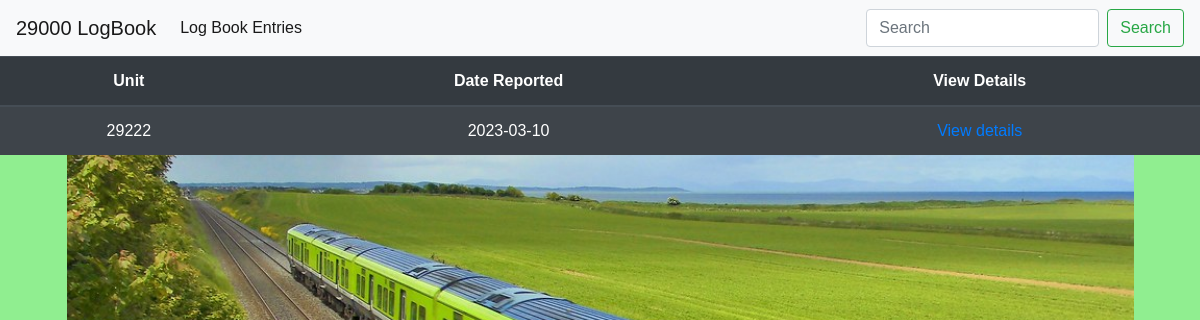
Page /closed_reports.html on the earlier database version.
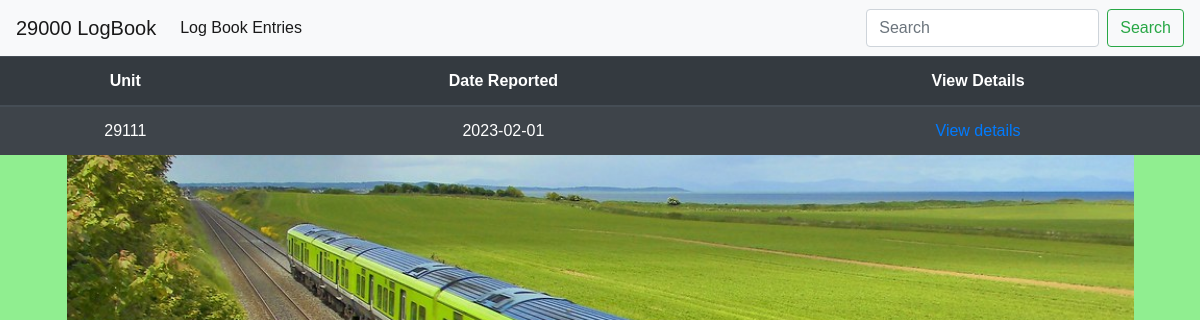
Same page on the later database version.
### report/models.py (models this page shows, shortened)
class Logbook_report(models.Model):
    Grade = models.CharField(max_length=25, default='Driver')
    driver_name = models.CharField(max_length=50)
    driver_email = models.EmailField(blank=True)  # blank =  make optional
    unit = models.IntegerField(default=29)
    location_at_time_of_fault = models.TextField(max_length=60)
    time_of_fault = models.TimeField(null=True, blank=True)
    date_of_fault = models.TextField()
    details_of_defect = models.TextField()
    report_read = models.BooleanField(default=False)
    work_order_created = models.BooleanField(default=False)
    driver_responded_to = models.BooleanField(default=False)
    work_order_closed = models.BooleanField(default=False)
    class Meta:
        ordering = ['date_of_fault']

### report/views.py (the view)
# urls.py: path('closed_reports.html', views.closed_reports_list, name='closed_reports_list'),
def closed_reports_list(request):
    reports = Logbook_report.objects.filter(work_order_closed=True)
    context = {
        'reports': reports
    }
    return render(request, 'closed_reports.html', context)

### report/templates/closed_reports.html
{% extends "base.html" %}
{% load static %}
{% load crispy_forms_tags%}
{% block content %}
<div class="table-align">
        <table class="text-align table table-striped table-dark">
            <thead>
              <tr>
                <th scope="col">Unit</th>
                <th scope="col">Date Reported</th>
                <th scope="col">View Details</th>
              </tr>
            </thead>
             {% for report in reports %}
            <tbody>
              <tr>
                <td>{{ report.unit }}</td>
                <td>{{ report.date_of_fault }}</td>
                <td><a href="{% url 'report_detail' report.id %}">View details</a></td>
              </tr>
              {% empty %}
                <h3 class="text-align bg-dark text-white">There are no closed work orders from reports to display at the moment.</h3>
              {% endfor %}
            </tbody>
          </table>
</div>
{% endblock %}

Differences in the rows shown:
removed Logbook_report: unit "29222", date_of_fault "2023-03-10"
added Logbook_report: unit "29111", date_of_fault "2023-02-01"
